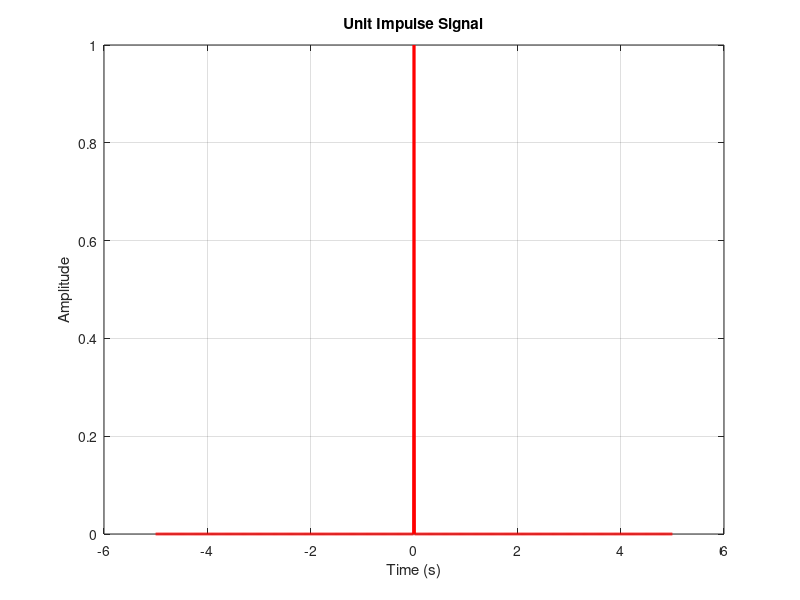
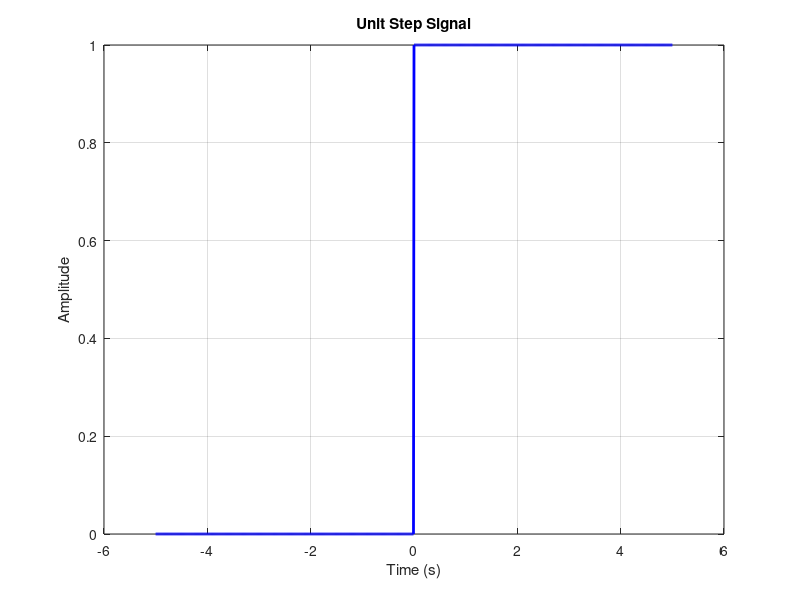
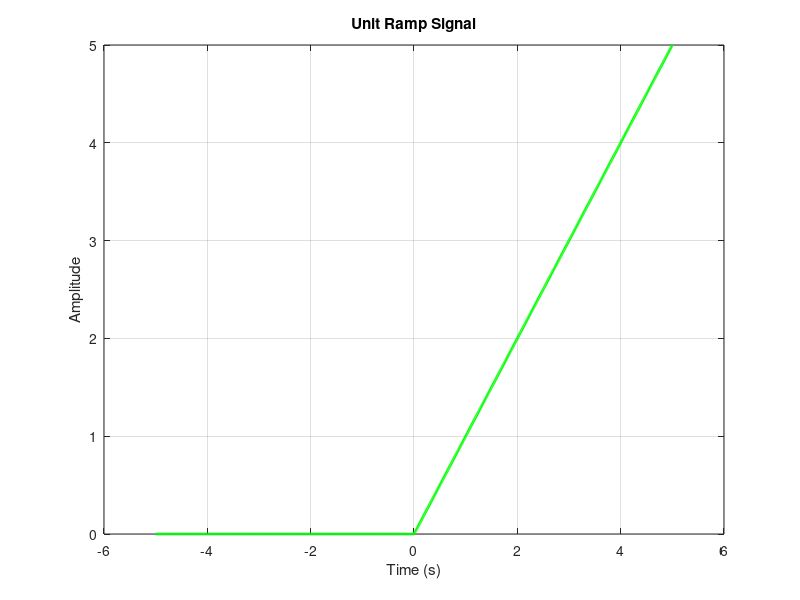
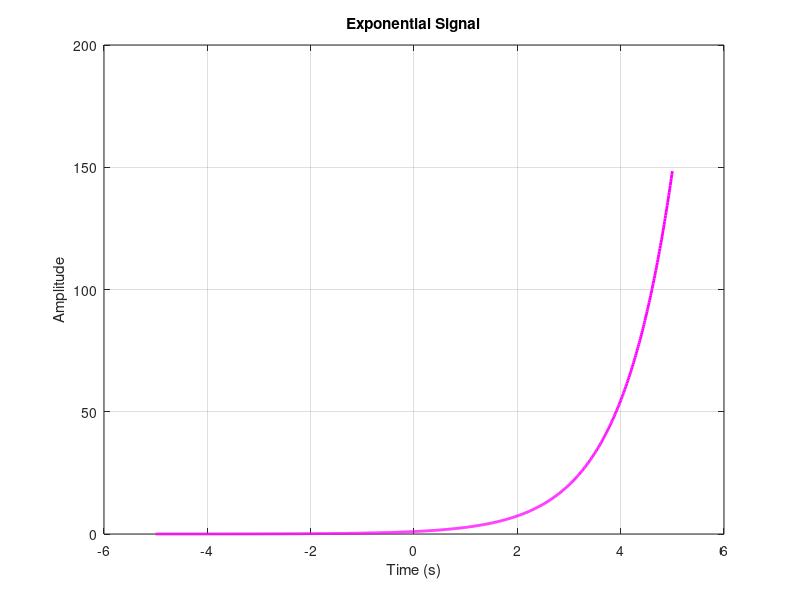

Write MATLAB code to recreate these figures, in order.
% Define the time vector for continuous signals
t = -5:0.01:5; % Time from -5 to 5 with a step of 0.01

% Unit Impulse Signal
impulse = zeros(size(t)); % Initialize impulse signal
impulse(t == 0) = 1; % Set value at t=0 to 1
figure; % Create a new figure
plot(t, impulse, 'r', 'LineWidth', 2); % Plot impulse signal
title('Unit Impulse Signal');
xlabel('Time (s)');
ylabel('Amplitude');
grid on;

% Unit Step Signal
step = t >= 0; % Step function is 1 for t >= 0
figure; % Create a new figure
plot(t, step, 'b', 'LineWidth', 2); % Plot step signal
title('Unit Step Signal');
xlabel('Time (s)');
ylabel('Amplitude');
grid on;

% Unit Ramp Signal
ramp = t .* (t >= 0); % Ramp function is t for t >= 0
figure; % Create a new figure
plot(t, ramp, 'g', 'LineWidth', 2); % Plot ramp signal
title('Unit Ramp Signal');
xlabel('Time (s)');
ylabel('Amplitude');
grid on;

% Exponential Signal
exponential = exp(t); % Exponential function e^t
figure; % Create a new figure
plot(t, exponential, 'm', 'LineWidth', 2); % Plot exponential signal
title('Exponential Signal');
xlabel('Time (s)');
ylabel('Amplitude');
grid on;

% Signum Signal
signum = sign(t); % Signum function
figure; % Create a new figure
plot(t, signum, 'c', 'LineWidth', 2); % Plot signum signal
title('Signum Signal');
xlabel('Time (s)');
ylabel('Amplitude');
grid on;

% Sinc Signal
sinc_signal = sinc(t); % Sinc function (normalized)
figure; % Create a new figure
plot(t, sinc_signal, 'k', 'LineWidth', 2); % Plot sinc signal
title('Sinc Signal');
xlabel('Time (s)');
ylabel('Amplitude');
grid on;

